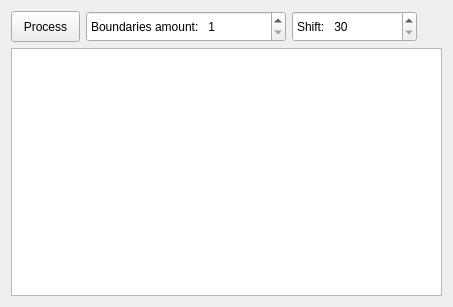
<?xml version="1.0" encoding="UTF-8"?>
<ui version="4.0">
 <class>Form</class>
 <widget class="QWidget" name="Form">
  <property name="geometry">
   <rect>
    <x>0</x>
    <y>0</y>
    <width>453</width>
    <height>307</height>
   </rect>
  </property>
  <property name="minimumSize">
   <size>
    <width>453</width>
    <height>307</height>
   </size>
  </property>
  <property name="windowTitle">
   <string>Form</string>
  </property>
  <layout class="QGridLayout" name="gridLayout">
   <item row="0" column="0">
    <layout class="QHBoxLayout" name="horizontalLayout">
     <item>
      <widget class="QPushButton" name="processButton">
       <property name="sizePolicy">
        <sizepolicy hsizetype="Fixed" vsizetype="Fixed">
         <horstretch>0</horstretch>
         <verstretch>0</verstretch>
        </sizepolicy>
       </property>
       <property name="minimumSize">
        <size>
         <width>69</width>
         <height>31</height>
        </size>
       </property>
       <property name="maximumSize">
        <size>
         <width>69</width>
         <height>31</height>
        </size>
       </property>
       <property name="text">
        <string>Process</string>
       </property>
      </widget>
     </item>
     <item>
      <widget class="QSpinBox" name="boundaries_amountSpinBox">
       <property name="sizePolicy">
        <sizepolicy hsizetype="Fixed" vsizetype="Fixed">
         <horstretch>0</horstretch>
         <verstretch>0</verstretch>
        </sizepolicy>
       </property>
       <property name="minimumSize">
        <size>
         <width>200</width>
         <height>31</height>
        </size>
       </property>
       <property name="maximumSize">
        <size>
         <width>200</width>
         <height>31</height>
        </size>
       </property>
       <property name="prefix">
        <string>Boundaries amount:   </string>
       </property>
       <property name="minimum">
        <number>1</number>
       </property>
       <property name="maximum">
        <number>5</number>
       </property>
      </widget>
     </item>
     <item>
      <widget class="QSpinBox" name="shift_amountSpinBox">
       <property name="sizePolicy">
        <sizepolicy hsizetype="Fixed" vsizetype="Fixed">
         <horstretch>0</horstretch>
         <verstretch>0</verstretch>
        </sizepolicy>
       </property>
       <property name="minimumSize">
        <size>
         <width>125</width>
         <height>31</height>
        </size>
       </property>
       <property name="maximumSize">
        <size>
         <width>81</width>
         <height>31</height>
        </size>
       </property>
       <property name="prefix">
        <string>Shift:   </string>
       </property>
       <property name="minimum">
        <number>30</number>
       </property>
       <property name="maximum">
        <number>400</number>
       </property>
      </widget>
     </item>
     <item>
      <spacer name="horizontalSpacer">
       <property name="orientation">
        <enum>Qt::Orientation::Horizontal</enum>
       </property>
       <property name="sizeType">
        <enum>QSizePolicy::Policy::Preferred</enum>
       </property>
       <property name="sizeHint" stdset="0">
        <size>
         <width>16777212</width>
         <height>0</height>
        </size>
       </property>
      </spacer>
     </item>
    </layout>
   </item>
   <item row="1" column="0">
    <layout class="QHBoxLayout" name="horizontalLayout_2">
     <item>
      <widget class="QGraphicsView" name="image_graphView"/>
     </item>
    </layout>
   </item>
  </layout>
 </widget>
 <resources/>
 <connections/>
</ui>
